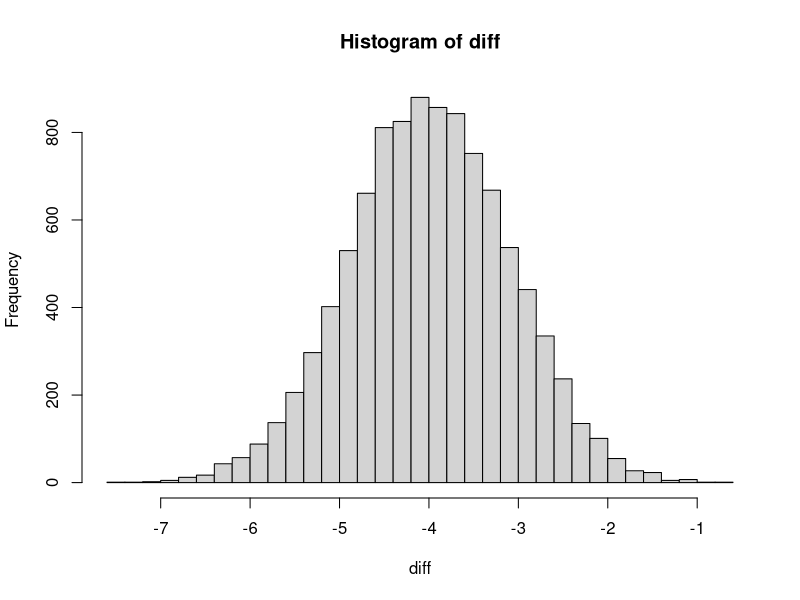

The R source for this figure:
# To get the distribution of difference in two sample mean ---  Welsch

muX<- 20
muY<- 24
sigX<- 2.0
sigY<- 3.0
n<-16
m<-16
diff<-c()

for(i in 1:10000){
X<- rnorm(n,mean=muX, sd=sigX)
Y<- rnorm(m,mean=muY, sd=sigY)
Sx<-sd(X)
difference<- (mean(X)- mean(Y))

diff<-c(diff,difference)

}

hist(diff, breaks=40)

print(paste("mean(Xbar - Ybar)= ", mean(diff)))

print(paste("sd(Xbar - Ybar)= ", sd(diff)))

print(paste("mu X - mu Y =", (muX-muY)))

print(paste("sd by formula =", (sqrt((sigX^2/n)+(sigY^2/m)))))

# [1] "mean(Xbar - Ybar)=  -5.01425191954622"
# [1] "sd(Xbar - Ybar)=  0.740633209685226"
# [1] "mu X- mu Y  -5"
# [1] "sd by formula  0.743303437365925"
